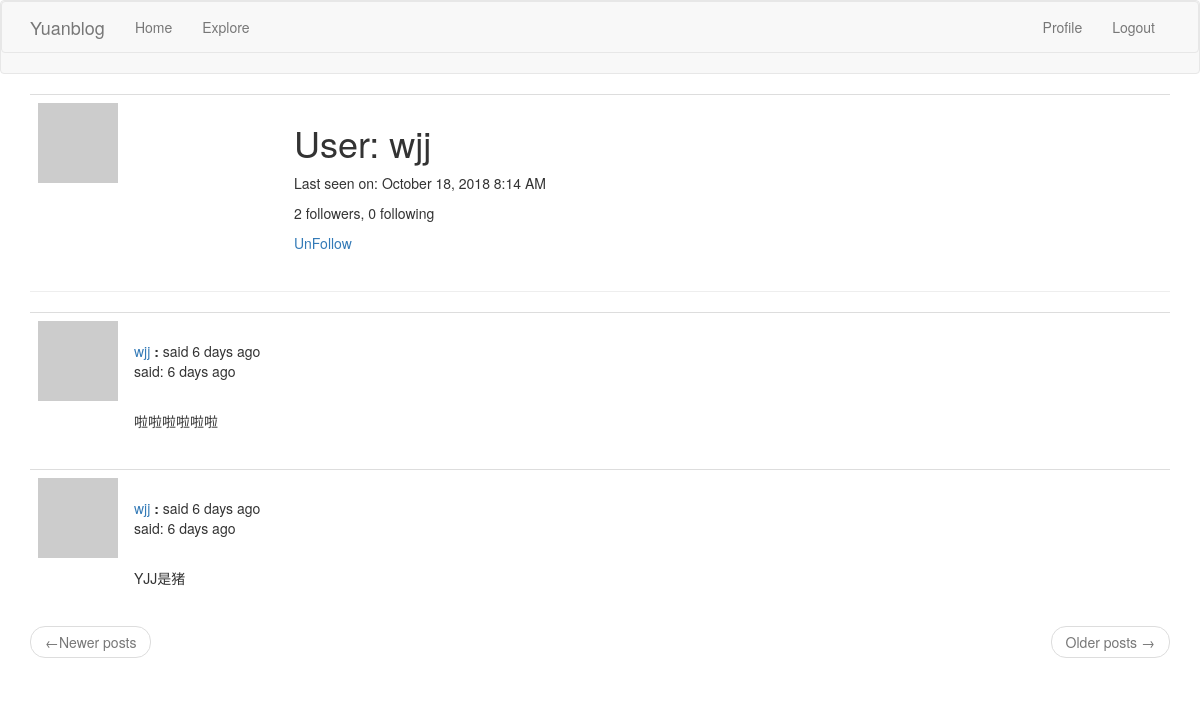
/user/wjj (signed in), run on an earlier commit of the app's database.
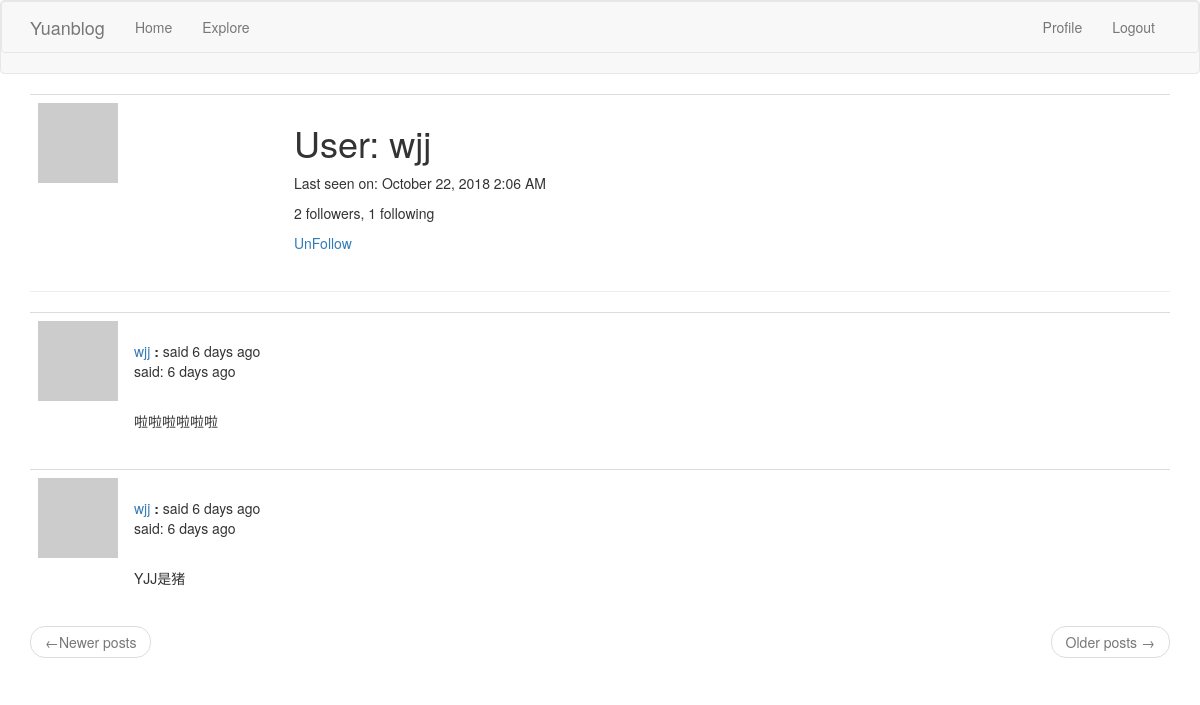
And on a later commit of the database.
### app/models.py (models this page shows, shortened)
class User(UserMixin, db.Model):
    id = db.Column(db.Integer, primary_key=True)
    username = db.Column(db.String(64), index=True, unique=True)
    email = db.Column(db.String(128), index=True, unique=True)
    password_hash = db.Column(db.String(128))
    posts = db.relationship('Post', backref='author', lazy='dynamic')
    about_me = db.Column(db.String(140))
    last_date = db.Column(db.DateTime, default=datetime.utcnow)
    followed = db.relationship(
        'User', secondary=followers,
        primaryjoin=(followers.c.follower_id == id),
        secondaryjoin=(followers.c.followed_id == id),
        backref=db.backref('followers', lazy='dynamic'), lazy='dynamic')
    def avatar(self, size):
        digest = hashlib.md5(self.email.lower().encode('utf-8')).hexdigest()
        return 'https://www.gravatar.com/avatar/{}?d=identicon&s={}'.format(digest, size)
    def is_following(self, user):
        return self.followed.filter(followers.c.followed_id == user.id).count() > 0
    @login.user_loader
    def load_user(id):
        return User.query.get(int(id))

class Post(db.Model):
    id = db.Column(db.Integer, primary_key=True)
    body = db.Column(db.String(140))
    timestamp = db.Column(db.DateTime, index=True, default=datetime.utcnow)
    user_id = db.Column(db.Integer, db.ForeignKey('user.id'))
    language = db.Column(db.String(5))

### app/routes.py (the view)
@app.route('/user/<username>')
@login_required
def user(username):
    user = User.query.filter_by(username=username).first_or_404()
    page = request.args.get('page', 1, type=int)
    posts = user.posts.order_by(Post.timestamp.desc()).paginate(
        page, app.config['POSTS_PER_PAGE'], False)
    next_url = url_for('user', username=user.username, page=posts.next_num) \
        if posts.has_next else None
    prev_url = url_for('user', username=user.username, page=posts.prev_num) \
        if posts.has_prev else None
    return render_template('user.html', user=user, posts=posts.items,
                           next_url=next_url, prev_url=prev_url)

### app/routes.py (called while the page is built)
@app.before_request
def before_request():
    if current_user.is_authenticated:
        current_user.last_date = datetime.utcnow()
        db.session.commit()
    g.locale = str(get_locale())

### app/templates/user.html (shortened to what this page needs)
{% extends "base.html" %}
{% block app_content %}
    <table class="table table-hover">
        <tr>
            <td width="256px"><img src="{{ user.avatar(256) }}"></td>
            <td>
                <h1>{{ _('User:') }} {{ user.username }}</h1>
                {% if user.last_date %}
                    <p>{{ _('Last seen on:') }} {{ moment(user.last_date).format('LLL') }}</p>
                {% endif %}
                <p>{{ _('%(count)d followers', count=user.followers.count()) }}, {{ _('%(count)d following', count=user.followed.count()) }}</p>
                {% if user == current_user %}
                <p><a href="{{ url_for('edit_profile') }}">{{ _('Edit your profile') }}</a></p>
                {% elif not current_user.is_following(user) %}
                <p><a href="{{ url_for('follow', username=user.username) }}">{{ _('Follow') }}</a></p>
                {% else %}
                <p><a href="{{ url_for('un_follow', username=user.username) }}">{{ _('UnFollow') }}</a></p>
                {% endif %}
            </td>
        </tr>
    </table>
<hr>
{% for post in posts %}
    {% include '_post.html' %}
{% endfor %}
    <nav aria-label="...">
        <ul class="pager">
            <li class="previous{% if not prev_url %} disabled{% endif %}">
                <a href="{{ prev_url or '#' }}">
                    <span aria-hidden="true">&larr;</span>{{ _('Newer posts') }}
                </a>
            </li>
            <li class="next{% if not next_url %} disabled{% endif %}">
                <a href="{{ next_url or '#' }}">
                    {{ _('Older posts') }} <span aria-hidden="true">&rarr;</span>
                </a>
            </li>
        </ul>
    </nav>
{% endblock %}

### app/templates/base.html (shortened to what this page needs)
{% extends 'bootstrap/base.html' %}
{% block navbar %}
<nav class="navbar navbar-default">
 <nav class="navbar navbar-default">
        <div class="container">
            <div class="navbar-header">
                <a class="navbar-brand" href="{{ url_for('index') }}">Yuanblog</a>
            </div>
            <div class="collapse navbar-collapse" id="bs-example-navbar-collapse-1">
                <ul class="nav navbar-nav">
                    <li><a href="{{ url_for('index') }}">{{ _('Home') }}</a></li>
                    <li><a href="{{ url_for('explore') }}">{{ _('Explore') }}</a></li>
                </ul>
                <ul class="nav navbar-nav navbar-right">
                    {% if current_user.is_anonymous %}
                        <li><a href="{{ url_for('login') }}">{{ _('Login') }}</a></li>
                    {% else %}
                        <li><a href="{{ url_for('user', username=current_user.username) }}">{{ _('Profile') }}</a></li>
                        <li><a href="{{ url_for('logout') }}">{{ _('Logout') }}</a></li>
                    {% endif %}
                </ul>
            </div>
        </div>
    </nav>
</nav>
{% endblock %}
{%  block content %}
    <div class="container">
    {% block app_content %}
    {% endblock %}
    </div>
{% endblock %}

### app/templates/_post.html (shortened to what this page needs)
<table class="table table-hover">
    <tr>
        <td width="70px">
            <a href="{{ url_for('user', username=post.author.username) }}">
                <img src="{{ post.author.avatar(70) }}">
            </a>
        </td>
        <td>
            <br>
            {{ _('%(username)s said %(when)s', username=user_link, when=moment(post.timestamp).fromNow()) }}
            <p>{{ _('said:') }} {{ moment(post.timestamp).fromNow() }}</p>
            <br>
            <p>{{ post.body }}</p>
        </td>
    </tr>
</table>

What changed in the data, as far as the page shows it:
changed User "wjj": last_date "October 18, 2018 8:14 AM" → "October 22, 2018 2:06 AM"
Also different on the page:
text no longer shown: "0 following"
text now shown: "1 following"
